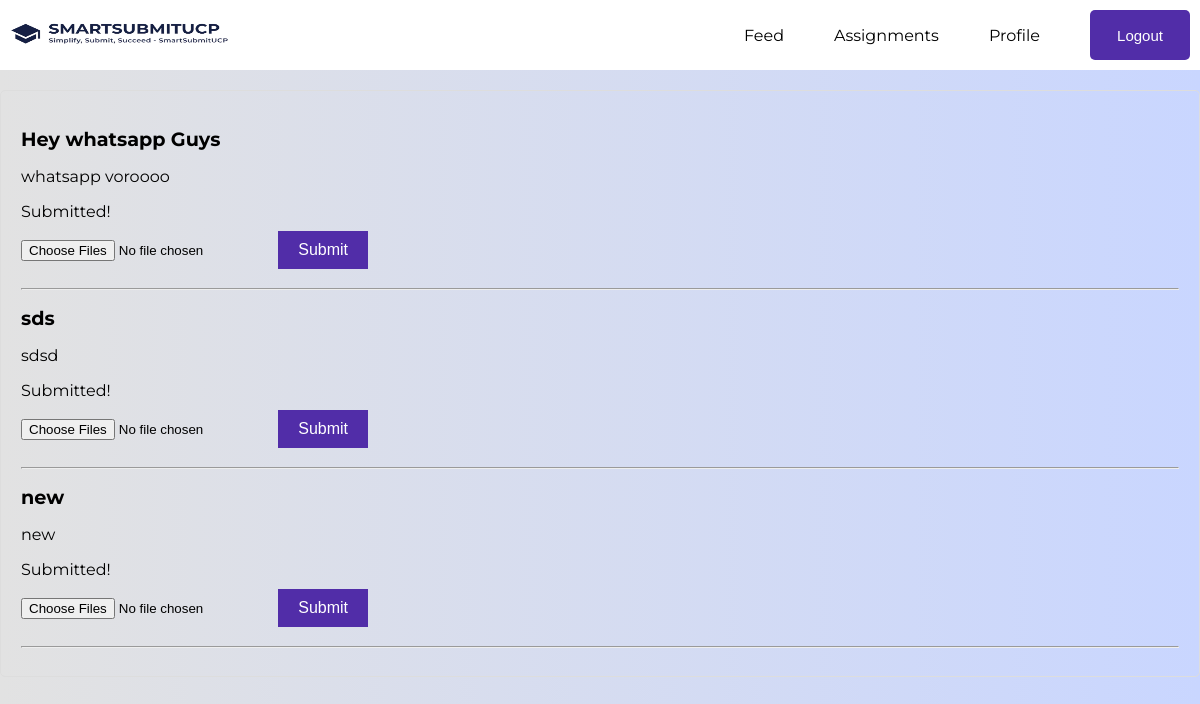
The app's page /assignment (signed in), older data.
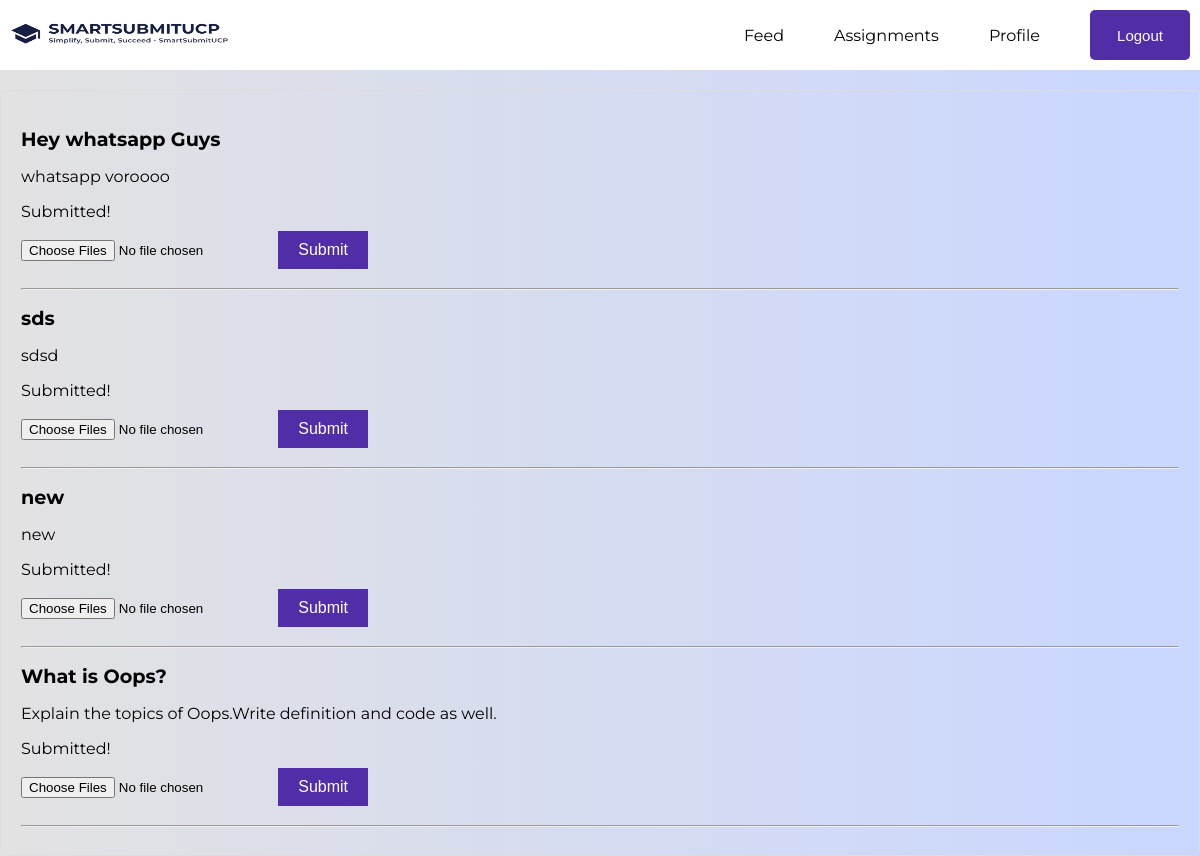
The same page, newer data.
### ucp/models.py (models this page shows, shortened)
class Assignment(models.Model):
    teacher = models.ForeignKey(Teacher, on_delete=models.CASCADE, related_name='assignments')
    title = models.CharField(max_length=255)
    description = models.TextField()

class Submission(models.Model):
    assignment = models.ForeignKey(Assignment, on_delete=models.CASCADE, related_name='submissions')
    student = models.ForeignKey(Student, on_delete=models.CASCADE, related_name='submissions')
    file = models.FileField(upload_to='submissions/')
    submitted_at = models.DateTimeField(auto_now_add=True)

### ucp/views.py (the view, shortened to what this page needs)
# urls.py: path("assignment", views.assignment),
@login_required
def assignment(request):
    student = get_object_or_404(Student, user=request.user)
    assignments = Assignment.objects.filter(teacher__students=student)
    submissions = Submission.objects.filter(student=student)
    return render(request, 'assignment.html', {'assignments': assignments, "user": request.user, "submissions": submissions})

### templates/assignment.html (shortened to what this page needs)
<!DOCTYPE html>
<html lang="en">
<head>
</head>
<body>
  <nav class="navbar">
    <img src="static/logo.png" alt="Your logo">
    <div class="menus">
      <a href="feed">Feed</a>
      <a href="assignment">Assignments</a>
      <a href="profile">Profile</a>
      <form action="/delete_session/" method="post">
        <button type="submit" class="logout-button">Logout</button>
      </form>
    </div>
  </nav>
  <section class="assignment-section">
    {% for assignment in assignments %}
    <h2 class="assignment-title">{{ assignment.title }}</h2>
    <p class="assignment-description">{{ assignment.description }}</p>
    {% for sub in submissions %}
    {% if sub.assignment.id == assignment.id %}
    <div class="submitted">
      Submitted!
    </div>
    {% endif %}
    {% endfor %}
    <div class="upload-section">
      <form method="post" enctype="multipart/form-data">
        <input class="file-btn" type="file" name="file" multiple>
        <button class="upload-button" type="submit">Submit</button>
      </form>
    </div>
    <hr>
    {% endfor %}
  </section>
</body>
</html>

Row changes from the older to the newer data that the page shows:
added Assignment: title "What is Oops?", description "Explain the topics of Oops.Write definition and code as well."
added Submission: shows "Submitted!", shown under "What is Oops?"
